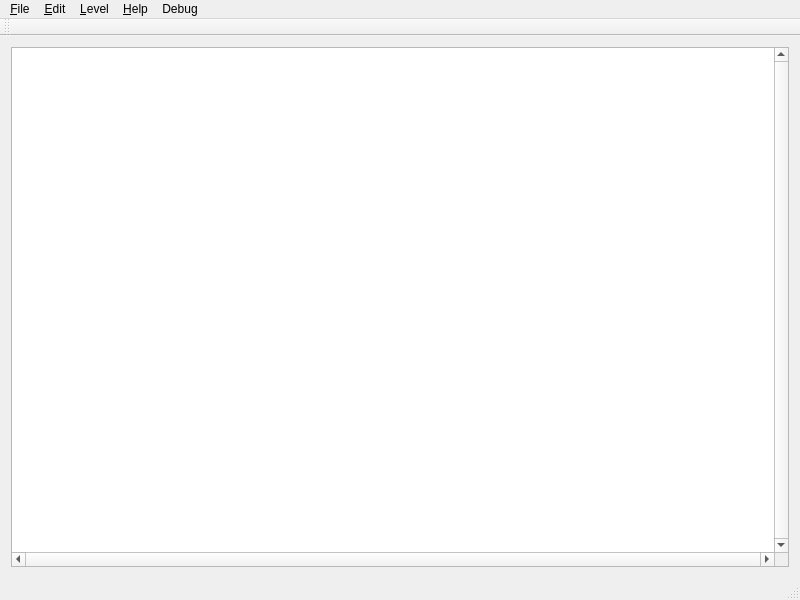
<?xml version="1.0" encoding="UTF-8"?>
<ui version="4.0">
 <class>MainWindow</class>
 <widget class="QMainWindow" name="MainWindow">
  <property name="geometry">
   <rect>
    <x>0</x>
    <y>0</y>
    <width>800</width>
    <height>600</height>
   </rect>
  </property>
  <property name="minimumSize">
   <size>
    <width>640</width>
    <height>480</height>
   </size>
  </property>
  <property name="windowTitle">
   <string>Kirby's Dream Course Editor</string>
  </property>
  <property name="windowIcon">
   <iconset resource="images.qrc">
    <normaloff>:/images/main16.png</normaloff>:/images/main16.png</iconset>
  </property>
  <property name="windowOpacity">
   <double>1.000000000000000</double>
  </property>
  <widget class="QWidget" name="centralWidget">
   <property name="sizePolicy">
    <sizepolicy hsizetype="Expanding" vsizetype="Expanding">
     <horstretch>0</horstretch>
     <verstretch>0</verstretch>
    </sizepolicy>
   </property>
   <layout class="QGridLayout" name="gridLayout">
    <item row="0" column="0">
     <widget class="QGraphicsView" name="graphicsView">
      <property name="verticalScrollBarPolicy">
       <enum>Qt::ScrollBarAlwaysOn</enum>
      </property>
      <property name="horizontalScrollBarPolicy">
       <enum>Qt::ScrollBarAlwaysOn</enum>
      </property>
      <property name="backgroundBrush">
       <brush brushstyle="SolidPattern">
        <color alpha="255">
         <red>128</red>
         <green>128</green>
         <blue>128</blue>
        </color>
       </brush>
      </property>
      <property name="foregroundBrush">
       <brush brushstyle="NoBrush">
        <color alpha="255">
         <red>0</red>
         <green>0</green>
         <blue>0</blue>
        </color>
       </brush>
      </property>
     </widget>
    </item>
   </layout>
  </widget>
  <widget class="QMenuBar" name="menuBar">
   <property name="geometry">
    <rect>
     <x>0</x>
     <y>0</y>
     <width>800</width>
     <height>26</height>
    </rect>
   </property>
   <widget class="QMenu" name="menuFile">
    <property name="title">
     <string>&amp;File</string>
    </property>
    <addaction name="action_Open_ROM"/>
    <addaction name="action_Save_ROM"/>
    <addaction name="action_Save_ROM_As"/>
    <addaction name="action_Close_ROM"/>
    <addaction name="separator"/>
    <addaction name="action_Exit"/>
   </widget>
   <widget class="QMenu" name="menuEdit">
    <property name="title">
     <string>&amp;Edit</string>
    </property>
    <addaction name="action_Undo"/>
    <addaction name="action_Redo"/>
    <addaction name="separator"/>
    <addaction name="action_Cut"/>
    <addaction name="action_Copy"/>
    <addaction name="action_Paste"/>
    <addaction name="action_Delete"/>
    <addaction name="separator"/>
    <addaction name="action_Edit_Tiles"/>
   </widget>
   <widget class="QMenu" name="menuLevel">
    <property name="title">
     <string>&amp;Level</string>
    </property>
    <addaction name="action_Save_Level"/>
    <addaction name="action_Save_Level_to_Image"/>
    <addaction name="separator"/>
    <addaction name="action_Load_Course_from_File"/>
    <addaction name="action_Save_Course_to_File"/>
    <addaction name="separator"/>
    <addaction name="action_Level_Properties"/>
    <addaction name="separator"/>
    <addaction name="action_Show_Preview"/>
    <addaction name="action_Center_Preview"/>
    <addaction name="separator"/>
    <addaction name="action_Select_Course"/>
    <addaction name="action_Previous_Course"/>
    <addaction name="action_Next_Course"/>
    <addaction name="action_Previous_Level"/>
    <addaction name="action_Next_Level"/>
   </widget>
   <widget class="QMenu" name="menuHelp">
    <property name="title">
     <string>&amp;Help</string>
    </property>
    <addaction name="action_Contents"/>
    <addaction name="action_About"/>
   </widget>
   <widget class="QMenu" name="menuDebug">
    <property name="title">
     <string>Debug</string>
    </property>
    <addaction name="action_Dump_Level"/>
   </widget>
   <addaction name="menuFile"/>
   <addaction name="menuEdit"/>
   <addaction name="menuLevel"/>
   <addaction name="menuHelp"/>
   <addaction name="menuDebug"/>
  </widget>
  <widget class="QStatusBar" name="statusBar"/>
  <widget class="QToolBar" name="toolBar">
   <property name="windowTitle">
    <string>toolBar</string>
   </property>
   <property name="movable">
    <bool>true</bool>
   </property>
   <property name="allowedAreas">
    <set>Qt::BottomToolBarArea|Qt::TopToolBarArea</set>
   </property>
   <property name="floatable">
    <bool>false</bool>
   </property>
   <attribute name="toolBarArea">
    <enum>TopToolBarArea</enum>
   </attribute>
   <attribute name="toolBarBreak">
    <bool>false</bool>
   </attribute>
  </widget>
  <action name="action_Open_ROM">
   <property name="icon">
    <iconset resource="icons.qrc">
     <normaloff>:/images/icons/folder.png</normaloff>:/images/icons/folder.png</iconset>
   </property>
   <property name="text">
    <string>&amp;Open ROM...</string>
   </property>
   <property name="shortcut">
    <string>Ctrl+O</string>
   </property>
  </action>
  <action name="action_Save_ROM">
   <property name="icon">
    <iconset resource="icons.qrc">
     <normaloff>:/images/icons/disk.png</normaloff>:/images/icons/disk.png</iconset>
   </property>
   <property name="text">
    <string>&amp;Save ROM</string>
   </property>
   <property name="shortcut">
    <string>Ctrl+S</string>
   </property>
  </action>
  <action name="action_Save_ROM_As">
   <property name="text">
    <string>Save ROM As...</string>
   </property>
   <property name="shortcut">
    <string>Ctrl+Shift+S</string>
   </property>
  </action>
  <action name="action_Close_ROM">
   <property name="text">
    <string>Close ROM</string>
   </property>
  </action>
  <action name="action_Load_Course_from_File">
   <property name="enabled">
    <bool>true</bool>
   </property>
   <property name="text">
    <string>Load Course from &amp;File...</string>
   </property>
  </action>
  <action name="action_Save_Level">
   <property name="enabled">
    <bool>true</bool>
   </property>
   <property name="text">
    <string>Save Level...</string>
   </property>
  </action>
  <action name="action_Save_Course_to_File">
   <property name="enabled">
    <bool>true</bool>
   </property>
   <property name="text">
    <string>Save Course to File...</string>
   </property>
  </action>
  <action name="action_Exit">
   <property name="text">
    <string>E&amp;xit</string>
   </property>
   <property name="shortcut">
    <string>Ctrl+Q</string>
   </property>
  </action>
  <action name="action_Cut">
   <property name="enabled">
    <bool>true</bool>
   </property>
   <property name="icon">
    <iconset resource="icons.qrc">
     <normaloff>:/images/icons/cut.png</normaloff>:/images/icons/cut.png</iconset>
   </property>
   <property name="text">
    <string>Cu&amp;t</string>
   </property>
   <property name="shortcut">
    <string>Ctrl+X</string>
   </property>
  </action>
  <action name="action_Copy">
   <property name="enabled">
    <bool>true</bool>
   </property>
   <property name="icon">
    <iconset resource="icons.qrc">
     <normaloff>:/images/icons/page_copy.png</normaloff>:/images/icons/page_copy.png</iconset>
   </property>
   <property name="text">
    <string>&amp;Copy</string>
   </property>
   <property name="shortcut">
    <string>Ctrl+C</string>
   </property>
  </action>
  <action name="action_Paste">
   <property name="enabled">
    <bool>true</bool>
   </property>
   <property name="icon">
    <iconset resource="icons.qrc">
     <normaloff>:/images/icons/paste_plain.png</normaloff>:/images/icons/paste_plain.png</iconset>
   </property>
   <property name="text">
    <string>&amp;Paste</string>
   </property>
   <property name="shortcut">
    <string>Ctrl+V</string>
   </property>
  </action>
  <action name="action_Delete">
   <property name="enabled">
    <bool>true</bool>
   </property>
   <property name="icon">
    <iconset resource="icons.qrc">
     <normaloff>:/images/icons/delete.png</normaloff>:/images/icons/delete.png</iconset>
   </property>
   <property name="text">
    <string>&amp;Delete</string>
   </property>
   <property name="shortcut">
    <string>Del</string>
   </property>
  </action>
  <action name="action_Contents">
   <property name="enabled">
    <bool>true</bool>
   </property>
   <property name="icon">
    <iconset resource="icons.qrc">
     <normaloff>:/images/icons/help.png</normaloff>:/images/icons/help.png</iconset>
   </property>
   <property name="text">
    <string>&amp;Contents...</string>
   </property>
   <property name="shortcut">
    <string>F1</string>
   </property>
  </action>
  <action name="action_About">
   <property name="text">
    <string>&amp;About...</string>
   </property>
  </action>
  <action name="action_Edit_Tiles">
   <property name="enabled">
    <bool>true</bool>
   </property>
   <property name="icon">
    <iconset resource="icons.qrc">
     <normaloff>:/images/icons/brick_edit.png</normaloff>:/images/icons/brick_edit.png</iconset>
   </property>
   <property name="text">
    <string>&amp;Edit Tiles...</string>
   </property>
   <property name="shortcut">
    <string>E</string>
   </property>
  </action>
  <action name="action_Previous_Level">
   <property name="icon">
    <iconset resource="icons.qrc">
     <normaloff>:/images/icons/resultset_previous.png</normaloff>:/images/icons/resultset_previous.png</iconset>
   </property>
   <property name="text">
    <string>Previous Level</string>
   </property>
   <property name="shortcut">
    <string>Ctrl+Left</string>
   </property>
  </action>
  <action name="action_Next_Level">
   <property name="icon">
    <iconset resource="icons.qrc">
     <normaloff>:/images/icons/resultset_next.png</normaloff>:/images/icons/resultset_next.png</iconset>
   </property>
   <property name="text">
    <string>Next Level</string>
   </property>
   <property name="shortcut">
    <string>Ctrl+Right</string>
   </property>
  </action>
  <action name="action_Previous_Course">
   <property name="icon">
    <iconset resource="icons.qrc">
     <normaloff>:/images/icons/resultset_first.png</normaloff>:/images/icons/resultset_first.png</iconset>
   </property>
   <property name="text">
    <string>Previous Course</string>
   </property>
   <property name="shortcut">
    <string>Ctrl+Shift+Left</string>
   </property>
  </action>
  <action name="action_Next_Course">
   <property name="icon">
    <iconset resource="icons.qrc">
     <normaloff>:/images/icons/resultset_last.png</normaloff>:/images/icons/resultset_last.png</iconset>
   </property>
   <property name="text">
    <string>Next Course</string>
   </property>
   <property name="shortcut">
    <string>Ctrl+Shift+Right</string>
   </property>
  </action>
  <action name="action_Level_Properties">
   <property name="icon">
    <iconset resource="icons.qrc">
     <normaloff>:/images/icons/wand.png</normaloff>:/images/icons/wand.png</iconset>
   </property>
   <property name="text">
    <string>Level Properties</string>
   </property>
   <property name="shortcut">
    <string>Ctrl+P</string>
   </property>
  </action>
  <action name="action_Dump_Header">
   <property name="text">
    <string>Dump level header to stdout</string>
   </property>
   <property name="visible">
    <bool>true</bool>
   </property>
  </action>
  <action name="action_Dump_Level">
   <property name="text">
    <string>Dump level chunks to text file</string>
   </property>
  </action>
  <action name="action_Show_Preview">
   <property name="icon">
    <iconset resource="icons.qrc">
     <normaloff>:/images/icons/magnifier.png</normaloff>:/images/icons/magnifier.png</iconset>
   </property>
   <property name="text">
    <string>Show Preview</string>
   </property>
  </action>
  <action name="action_Center_Preview">
   <property name="checkable">
    <bool>true</bool>
   </property>
   <property name="checked">
    <bool>true</bool>
   </property>
   <property name="icon">
    <iconset resource="icons.qrc">
     <normaloff>:/images/icons/arrow_in.png</normaloff>:/images/icons/arrow_in.png</iconset>
   </property>
   <property name="text">
    <string>Center Preview</string>
   </property>
  </action>
  <action name="action_Save_Level_to_Image">
   <property name="icon">
    <iconset resource="icons.qrc">
     <normaloff>:/images/icons/image.png</normaloff>:/images/icons/image.png</iconset>
   </property>
   <property name="text">
    <string>Save Level to Image...</string>
   </property>
  </action>
  <action name="action_Select_Course">
   <property name="icon">
    <iconset resource="icons.qrc">
     <normaloff>:/images/icons/door_in.png</normaloff>:/images/icons/door_in.png</iconset>
   </property>
   <property name="text">
    <string>Select Course...</string>
   </property>
  </action>
  <action name="action_Undo">
   <property name="icon">
    <iconset resource="icons.qrc">
     <normaloff>:/images/icons/arrow_undo.png</normaloff>:/images/icons/arrow_undo.png</iconset>
   </property>
   <property name="text">
    <string>Undo</string>
   </property>
   <property name="shortcut">
    <string>Ctrl+Z</string>
   </property>
  </action>
  <action name="action_Redo">
   <property name="icon">
    <iconset resource="icons.qrc">
     <normaloff>:/images/icons/arrow_redo.png</normaloff>:/images/icons/arrow_redo.png</iconset>
   </property>
   <property name="text">
    <string>Redo</string>
   </property>
   <property name="shortcut">
    <string>Ctrl+Y</string>
   </property>
  </action>
 </widget>
 <layoutdefault spacing="6" margin="11"/>
 <resources>
  <include location="icons.qrc"/>
  <include location="images.qrc"/>
 </resources>
 <connections/>
</ui>
